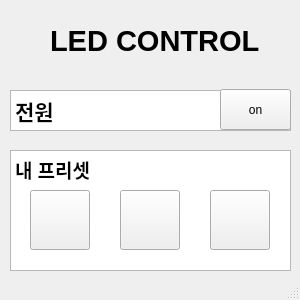
<?xml version="1.0" encoding="UTF-8"?>
<ui version="4.0">
 <class>MainWindow</class>
 <widget class="QMainWindow" name="MainWindow">
  <property name="geometry">
   <rect>
    <x>0</x>
    <y>0</y>
    <width>300</width>
    <height>300</height>
   </rect>
  </property>
  <property name="windowTitle">
   <string>MainWindow</string>
  </property>
  <widget class="QWidget" name="centralwidget">
   <widget class="QTextEdit" name="textEdit">
    <property name="geometry">
     <rect>
      <x>10</x>
      <y>90</y>
      <width>281</width>
      <height>41</height>
     </rect>
    </property>
    <property name="html">
     <string>&lt;!DOCTYPE HTML PUBLIC &quot;-//W3C//DTD HTML 4.0//EN&quot; &quot;http://www.w3.org/TR/REC-html40/strict.dtd&quot;&gt;
&lt;html&gt;&lt;head&gt;&lt;meta name=&quot;qrichtext&quot; content=&quot;1&quot; /&gt;&lt;style type=&quot;text/css&quot;&gt;
p, li { white-space: pre-wrap; }
&lt;/style&gt;&lt;/head&gt;&lt;body style=&quot; font-family:'PibotoLt'; font-size:12pt; font-weight:400; font-style:normal;&quot;&gt;
&lt;p style=&quot; margin-top:0px; margin-bottom:0px; margin-left:0px; margin-right:0px; -qt-block-indent:0; text-indent:0px;&quot;&gt;&lt;span style=&quot; font-size:16pt; font-weight:600;&quot;&gt;전원&lt;/span&gt;&lt;/p&gt;&lt;/body&gt;&lt;/html&gt;</string>
    </property>
   </widget>
   <widget class="QPushButton" name="BtnOn">
    <property name="geometry">
     <rect>
      <x>220</x>
      <y>89</y>
      <width>71</width>
      <height>41</height>
     </rect>
    </property>
    <property name="text">
     <string>on</string>
    </property>
    <property name="icon">
     <iconset>
      <normaloff>../../../../Downloads/power-switch.png</normaloff>../../../../Downloads/power-switch.png</iconset>
    </property>
   </widget>
   <widget class="QTextEdit" name="textEdit_2">
    <property name="geometry">
     <rect>
      <x>10</x>
      <y>150</y>
      <width>281</width>
      <height>121</height>
     </rect>
    </property>
    <property name="html">
     <string>&lt;!DOCTYPE HTML PUBLIC &quot;-//W3C//DTD HTML 4.0//EN&quot; &quot;http://www.w3.org/TR/REC-html40/strict.dtd&quot;&gt;
&lt;html&gt;&lt;head&gt;&lt;meta name=&quot;qrichtext&quot; content=&quot;1&quot; /&gt;&lt;style type=&quot;text/css&quot;&gt;
p, li { white-space: pre-wrap; }
&lt;/style&gt;&lt;/head&gt;&lt;body style=&quot; font-family:'PibotoLt'; font-size:12pt; font-weight:400; font-style:normal;&quot;&gt;
&lt;p style=&quot; margin-top:0px; margin-bottom:0px; margin-left:0px; margin-right:0px; -qt-block-indent:0; text-indent:0px;&quot;&gt;&lt;span style=&quot; font-size:14pt; font-weight:600;&quot;&gt;내 프리셋&lt;/span&gt;&lt;/p&gt;&lt;/body&gt;&lt;/html&gt;</string>
    </property>
   </widget>
   <widget class="QPushButton" name="BtnRed">
    <property name="geometry">
     <rect>
      <x>30</x>
      <y>190</y>
      <width>60</width>
      <height>60</height>
     </rect>
    </property>
    <property name="text">
     <string/>
    </property>
    <property name="icon">
     <iconset>
      <normaloff>../../../../Downloads/circle.png</normaloff>../../../../Downloads/circle.png</iconset>
    </property>
   </widget>
   <widget class="QPushButton" name="BtnBlue">
    <property name="geometry">
     <rect>
      <x>120</x>
      <y>190</y>
      <width>60</width>
      <height>60</height>
     </rect>
    </property>
    <property name="text">
     <string/>
    </property>
    <property name="icon">
     <iconset>
      <normaloff>../../../../Downloads/record.png</normaloff>../../../../Downloads/record.png</iconset>
    </property>
   </widget>
   <widget class="QPushButton" name="BtnGreen">
    <property name="geometry">
     <rect>
      <x>210</x>
      <y>190</y>
      <width>60</width>
      <height>60</height>
     </rect>
    </property>
    <property name="text">
     <string/>
    </property>
    <property name="icon">
     <iconset>
      <normaloff>../../../../Downloads/button.png</normaloff>../../../../Downloads/button.png</iconset>
    </property>
   </widget>
   <widget class="QLabel" name="label">
    <property name="geometry">
     <rect>
      <x>50</x>
      <y>20</y>
      <width>211</width>
      <height>41</height>
     </rect>
    </property>
    <property name="font">
     <font>
      <pointsize>22</pointsize>
      <weight>75</weight>
      <bold>true</bold>
     </font>
    </property>
    <property name="text">
     <string>LED CONTROL</string>
    </property>
   </widget>
  </widget>
  <widget class="QStatusBar" name="statusbar"/>
 </widget>
 <resources/>
 <connections>
  <connection>
   <sender>BtnOn</sender>
   <signal>clicked()</signal>
   <receiver>MainWindow</receiver>
   <slot>BtnOn()</slot>
   <hints>
    <hint type="sourcelabel">
     <x>251</x>
     <y>109</y>
    </hint>
    <hint type="destinationlabel">
     <x>256</x>
     <y>65</y>
    </hint>
   </hints>
  </connection>
  <connection>
   <sender>BtnRed</sender>
   <signal>clicked()</signal>
   <receiver>MainWindow</receiver>
   <slot>BtnRed()</slot>
   <hints>
    <hint type="sourcelabel">
     <x>72</x>
     <y>213</y>
    </hint>
    <hint type="destinationlabel">
     <x>62</x>
     <y>417</y>
    </hint>
   </hints>
  </connection>
  <connection>
   <sender>BtnBlue</sender>
   <signal>clicked()</signal>
   <receiver>MainWindow</receiver>
   <slot>BtnBlue()</slot>
   <hints>
    <hint type="sourcelabel">
     <x>165</x>
     <y>214</y>
    </hint>
    <hint type="destinationlabel">
     <x>167</x>
     <y>412</y>
    </hint>
   </hints>
  </connection>
  <connection>
   <sender>BtnGreen</sender>
   <signal>clicked()</signal>
   <receiver>MainWindow</receiver>
   <slot>BtnGreen()</slot>
   <hints>
    <hint type="sourcelabel">
     <x>225</x>
     <y>210</y>
    </hint>
    <hint type="destinationlabel">
     <x>239</x>
     <y>353</y>
    </hint>
   </hints>
  </connection>
 </connections>
 <slots>
  <slot>BtnOn()</slot>
  <slot>BtnRed()</slot>
  <slot>BtnBlue()</slot>
  <slot>BtnGreen()</slot>
 </slots>
</ui>
